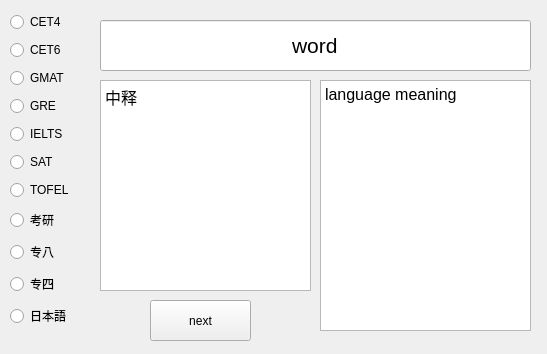
<?xml version="1.0" encoding="UTF-8"?>
<ui version="4.0">
 <class>offline</class>
 <widget class="QWidget" name="offline">
  <property name="geometry">
   <rect>
    <x>0</x>
    <y>0</y>
    <width>547</width>
    <height>354</height>
   </rect>
  </property>
  <property name="windowTitle">
   <string>Form</string>
  </property>
  <widget class="QWidget" name="verticalLayoutWidget">
   <property name="geometry">
    <rect>
     <x>10</x>
     <y>10</y>
     <width>81</width>
     <height>331</height>
    </rect>
   </property>
   <layout class="QVBoxLayout" name="verticalLayout">
    <item>
     <widget class="QRadioButton" name="eng1">
      <property name="text">
       <string>CET4</string>
      </property>
     </widget>
    </item>
    <item>
     <widget class="QRadioButton" name="eng2">
      <property name="text">
       <string>CET6</string>
      </property>
     </widget>
    </item>
    <item>
     <widget class="QRadioButton" name="eng3">
      <property name="text">
       <string>GMAT</string>
      </property>
     </widget>
    </item>
    <item>
     <widget class="QRadioButton" name="eng4">
      <property name="text">
       <string>GRE</string>
      </property>
     </widget>
    </item>
    <item>
     <widget class="QRadioButton" name="eng5">
      <property name="text">
       <string>IELTS</string>
      </property>
     </widget>
    </item>
    <item>
     <widget class="QRadioButton" name="eng6">
      <property name="text">
       <string>SAT</string>
      </property>
     </widget>
    </item>
    <item>
     <widget class="QRadioButton" name="eng7">
      <property name="text">
       <string>TOFEL</string>
      </property>
     </widget>
    </item>
    <item>
     <widget class="QRadioButton" name="eng8">
      <property name="text">
       <string>考研</string>
      </property>
     </widget>
    </item>
    <item>
     <widget class="QRadioButton" name="eng9">
      <property name="text">
       <string>专八</string>
      </property>
     </widget>
    </item>
    <item>
     <widget class="QRadioButton" name="eng10">
      <property name="text">
       <string>专四</string>
      </property>
     </widget>
    </item>
    <item>
     <widget class="QRadioButton" name="jap1">
      <property name="text">
       <string>日本語</string>
      </property>
     </widget>
    </item>
   </layout>
  </widget>
  <widget class="QLineEdit" name="word">
   <property name="geometry">
    <rect>
     <x>100</x>
     <y>20</y>
     <width>431</width>
     <height>51</height>
    </rect>
   </property>
   <property name="font">
    <font>
     <family>Arial</family>
     <pointsize>16</pointsize>
    </font>
   </property>
   <property name="contextMenuPolicy">
    <enum>Qt::DefaultContextMenu</enum>
   </property>
   <property name="acceptDrops">
    <bool>true</bool>
   </property>
   <property name="text">
    <string>word</string>
   </property>
   <property name="alignment">
    <set>Qt::AlignCenter</set>
   </property>
  </widget>
  <widget class="QPlainTextEdit" name="chinesemeaning">
   <property name="geometry">
    <rect>
     <x>100</x>
     <y>80</y>
     <width>211</width>
     <height>211</height>
    </rect>
   </property>
   <property name="font">
    <font>
     <family>Arial</family>
     <pointsize>12</pointsize>
    </font>
   </property>
   <property name="plainText">
    <string>中释</string>
   </property>
  </widget>
  <widget class="QPlainTextEdit" name="languagemeaning">
   <property name="geometry">
    <rect>
     <x>320</x>
     <y>80</y>
     <width>211</width>
     <height>251</height>
    </rect>
   </property>
   <property name="font">
    <font>
     <family>Arial</family>
     <pointsize>12</pointsize>
    </font>
   </property>
   <property name="plainText">
    <string>language meaning</string>
   </property>
  </widget>
  <widget class="QPushButton" name="next">
   <property name="geometry">
    <rect>
     <x>150</x>
     <y>300</y>
     <width>101</width>
     <height>41</height>
    </rect>
   </property>
   <property name="text">
    <string>next</string>
   </property>
  </widget>
 </widget>
 <resources/>
 <connections/>
</ui>
